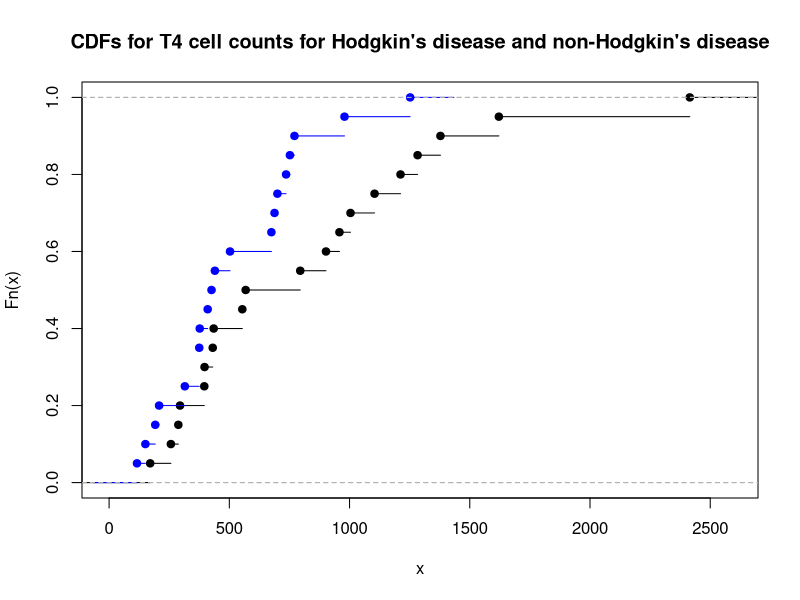
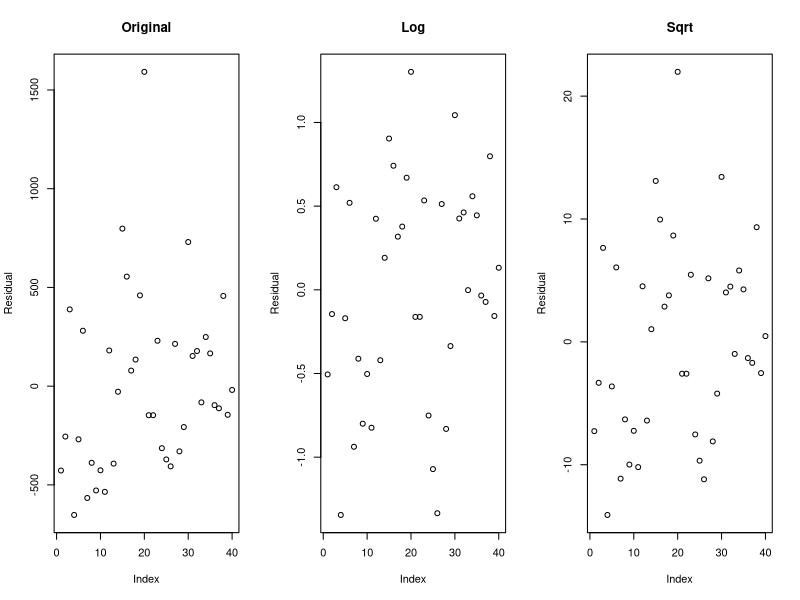
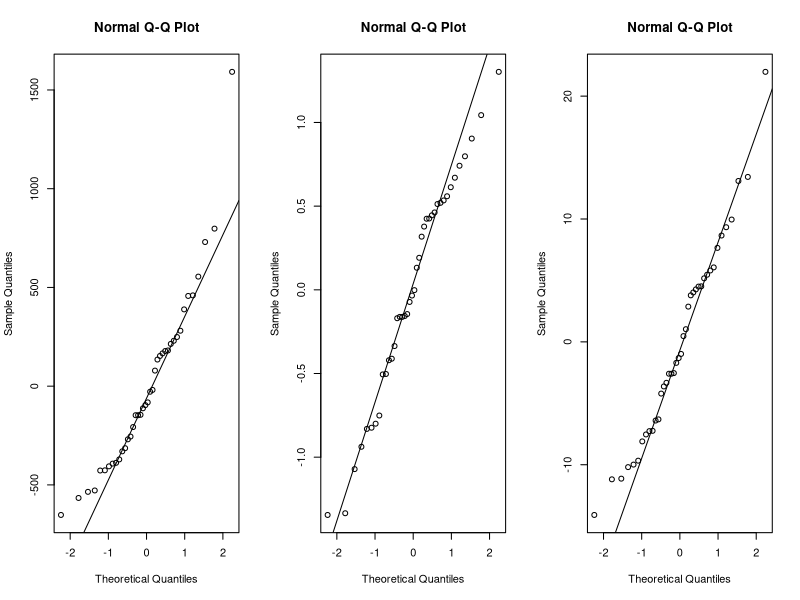

R code for these plots, in order:
library(data.table)
library(dplyr)
library(xtable)

hd <- c(396, 568, 1212, 171, 554, 1104, 257, 435, 295, 397, 288, 1004, 431, 
        795, 1621, 1378, 902, 958, 1283, 2415)
non_hd <- c(375, 375, 752, 208, 151, 116, 736, 192, 315, 1252, 675, 700, 440,
            771, 688, 426, 410, 979, 377, 503)

pdf("cdfs.pdf", width=10, height=6)
plot(ecdf(hd), 
     main="CDFs for T4 cell counts for Hodgkin's disease and non-Hodgkin's disease")
lines(ecdf(non_hd), col="blue")
dev.off()

dat <- rbind(summary(hd),
             summary(non_hd)) %>% data.table
dat$Group <- c("Hodgkin's", "Non-Hodgkin's")

sink("summary.tex")
print(xtable(dat, digits=c(0, 0, rep(1, 3), 0, 0, 0)),
      include.rownames=FALSE)
sink()

n <- length(hd)
x1 <- rep(1, 2*n)
x2 <- c(rep(0, n), rep(1, n))
X <- cbind(x1, x2)
y <- c(hd, non_hd)

mod_b1 <- lm(y ~ 1 + x2)
ci_b1 <- confint(mod_b1, level=0.9) %>% as.data.table %>% "["(2)

mod_b2 <- lm(log(y) ~ 1 + x2)
ci_b2 <- confint(mod_b2, level=0.9) %>% as.data.table %>% "["(2)

mod_b3 <- lm(sqrt(y) ~ 1 + x2)
ci_b3 <- confint(mod_b3, level=0.9) %>% as.data.table %>% "["(2)

ci_dat <- rbind(ci_b1, ci_b2, ci_b3)
ci_dat$Model <- c("Original", "Log(Y)", "Sqrt(Y)")

sink("ci.tex")
print(xtable(ci_dat, digits=c(0, 3, 3, 0)),
      include.rownames=FALSE)
sink()

pdf("resids.pdf", width=10, height=4)
par(mfrow=c(1, 3))
plot(mod_b1$resid, ylab="Residual", main="Original")
plot(mod_b2$resid, ylab="Residual", main="Log")
plot(mod_b3$resid, ylab="Residual", main="Sqrt")
dev.off()

pdf("qqplots.pdf", width=10, height=4)
par(mfrow=c(1, 3))
qqnorm(mod_b1$resid)
qqline(mod_b1$resid)
qqnorm(mod_b2$resid)
qqline(mod_b2$resid)
qqnorm(mod_b3$resid)
qqline(mod_b3$resid)
dev.off()

mod_c1 <- glm(y ~ 1 + x2, family=poisson(link="log"))
ci_c1 <- confint(mod_c1, level=0.9) %>% as.data.table %>% "["(2)

mod_c2 <- glm(y ~ 1 + x2, family=Gamma(link="inverse"))
ci_c2 <- confint(mod_c2, level=0.9) %>% as.data.table %>% "["(2)

mod_c3 <- glm(y ~ 1 + x2, family=inverse.gaussian(link="1/mu^2"))
ci_c3 <- confint(mod_c3, level=0.9) %>% as.data.table %>% "["(2)

ci_dat_2 <- rbind(ci_c1, ci_c2, ci_c3)
ci_dat_2$Model <- c("Poisson", "Gamma", "Inverse Gaussian")

sink("ci2.tex")
print(xtable(ci_dat_2, digits=c(0, 7, 7, 0)),
      include.rownames=FALSE)
sink()
